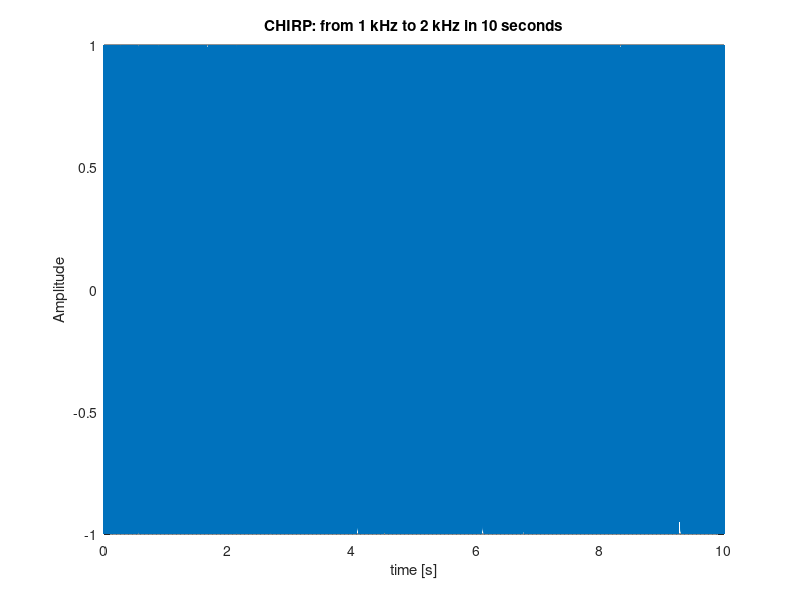

This figure's MATLAB source:
%% PRACTICE 8.4. Manual implementation of a chirp signal and spectral validation

clc, clear all, close all
duration = 10;
fo = 1000;
f1 = 2000; 
Fmax=f1;
Fs = 10*Fmax;
Ts = 1/Fs;
tn = Ts:Ts:duration;
p=1; % p is the polynomial order (p=1: linear) (p=2: quadratic)
beta   = (f1-fo)./(duration.^(p));
fi=fo+beta*tn; % + for increasing instantaneous frequency
y = cos(2*pi*fi.*tn); % Element-wise operator (.) is required to avoid errors.
plot(tn,y);
title('CHIRP: from 1 kHz to 2 kHz in 10 seconds');
xlabel('time [s]');
ylabel('Amplitude');
grid minor;
sound(y,Fs)
